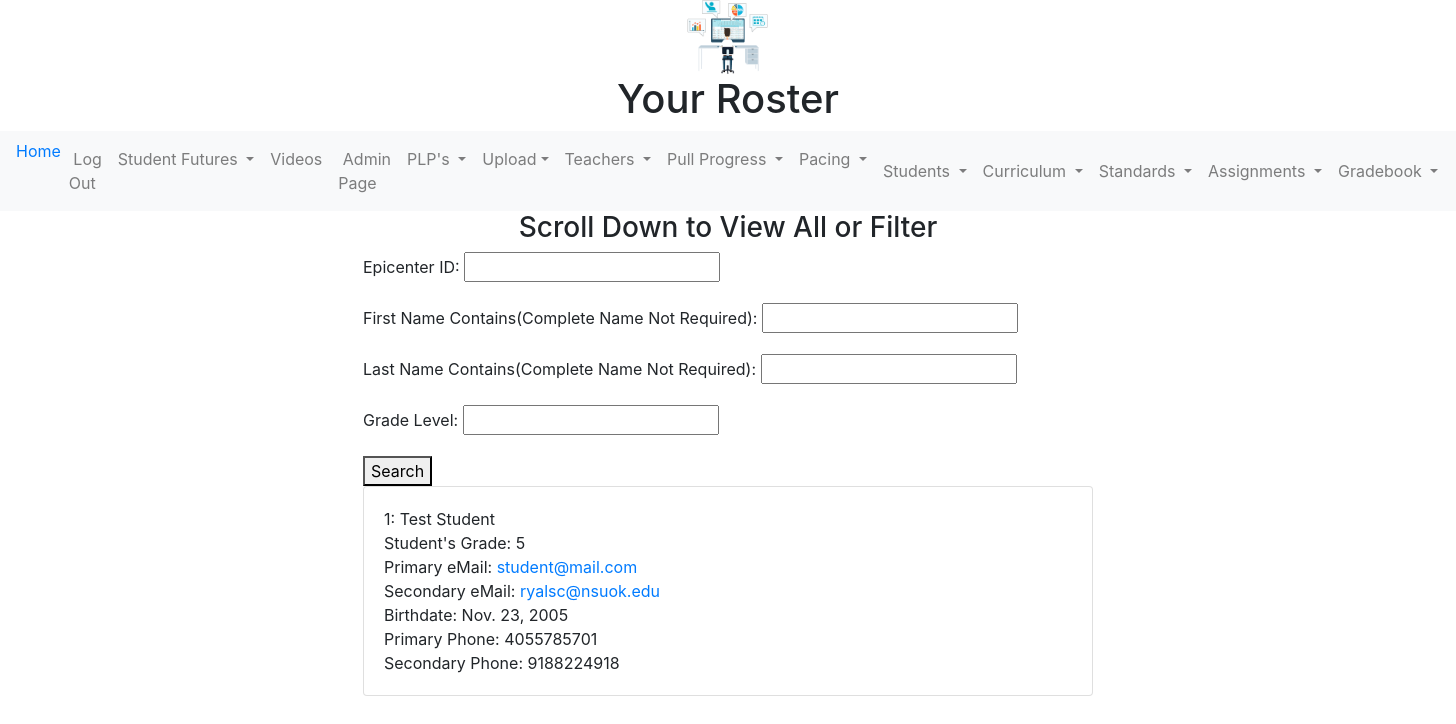
The page /roster/ (signed in) on the database its author committed.
### mygrades/models.py (models this page shows, shortened)
class Student(models.Model):
    GRADELEVEL = [
        ("PK", "Pre-K"),
        ("K", "K"),
        ("1", "1"),
        ("2", "2"),
        ("3", "3"),
        ("4", "4"),
        ("5", "5"),
        ("6", "6"),
        ("7", "7"),
        ("8", "8"),
        ("High School", "High School"),
    ]
    epicenter_id = models.CharField(
        null=False, blank=False, unique=True, max_length=10
    )
    last_name = models.CharField(null=False, max_length=50)
    first_name = models.CharField(null=False, max_length=50)
    email = models.EmailField(null=False, max_length=120)
    phone_number = models.CharField(null=False, max_length=50)
    additional_email = models.EmailField(max_length=120, null=True)
    additional_phone_number = models.CharField(max_length=20, null=True)
    grade = models.CharField(max_length=20, choices=GRADELEVEL, null=False)
    curriculum = models.ForeignKey('curriculum', null=True, blank=True, on_delete=models.SET_NULL)
    teacher_email = models.CharField(max_length=75, null=False)
    birthdate = models.DateField(max_length=30, null=True)
    goog_calendar = models.CharField(max_length=200, null=True)

### mygrades/views.py (the view)
# urls.py: path("roster/", roster_list_view),
@login_required
def roster_list_view(request):
    my_title = "Your Roster"
    qs = Student.objects.all()
    student_filter = StudentFilter(request.GET, queryset=qs)
    template_name = "roster_list_view.html"
    context = {"object_list": student_filter, "title": my_title}
    return render(request, template_name, context)

### mygrades/templates/roster_list_view.html
{% extends "base.html" %}
{% block content %}
<h3 align="center"> Scroll Down to View All or Filter </h3>
<form method="get">
    {{ object_list.form.as_p }}
    <button type="submit">Search</button>
</form>
{% for object in object_list.qs%}
{% if user.email == object.teacher_email %}
{% include 'roster_list_inline.html'%}
{% endif %}
{% endfor %}
{% endblock %}

### mygrades/templates/roster_list_inline.html
<div class='col-80 col-md-100 mb-1 mx-auto'>
  <div class='card'>
  <div class='card-body'>
  {{object.epicenter_id}}:       {{object.first_name}} {{object.last_name}}<br/> Student's Grade: {{object.grade}}<br/>
Primary eMail: <a href = "mailto:{{object.email}}">{{object.email}}</a><br/>
Secondary eMail: <a href = "mailto:{{object.additional_email}}">{{object.additional_email}}</a><br/>
Birthdate: {{object.birthdate}}<br/>
Primary Phone: {{object.phone_number}}<br/>
Secondary Phone: {{object.additional_phone_number}}<br/>
          </div>
  </div></div>

### rows shown on the page
Student: epicenter_id "1", first_name "Test", last_name "Student", grade "5", email "student@mail.com", additional_email "ryalsc@nsuok.edu", birthdate "Nov. 23, 2005", phone_number "4055785701", additional_phone_number "9188224918"

### other values the page prints
{{ title }} "Your Roster"
